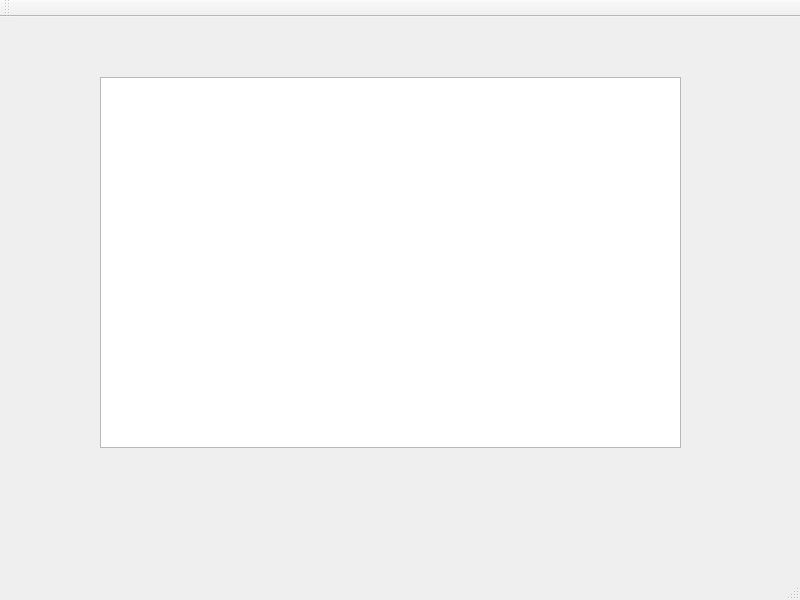
<?xml version="1.0" encoding="UTF-8"?>
<ui version="4.0">
 <class>MainWindow</class>
 <widget class="QMainWindow" name="MainWindow">
  <property name="geometry">
   <rect>
    <x>0</x>
    <y>0</y>
    <width>800</width>
    <height>600</height>
   </rect>
  </property>
  <property name="windowTitle">
   <string>MainWindow</string>
  </property>
  <widget class="QWidget" name="centralwidget">
   <widget class="QTextEdit" name="textEdit">
    <property name="geometry">
     <rect>
      <x>100</x>
      <y>60</y>
      <width>581</width>
      <height>371</height>
     </rect>
    </property>
   </widget>
  </widget>
  <widget class="QMenuBar" name="menubar">
   <property name="geometry">
    <rect>
     <x>0</x>
     <y>0</y>
     <width>800</width>
     <height>26</height>
    </rect>
   </property>
  </widget>
  <widget class="QStatusBar" name="statusbar"/>
  <widget class="QToolBar" name="toolBar">
   <property name="windowTitle">
    <string>toolBar</string>
   </property>
   <attribute name="toolBarArea">
    <enum>TopToolBarArea</enum>
   </attribute>
   <attribute name="toolBarBreak">
    <bool>false</bool>
   </attribute>
  </widget>
 </widget>
 <resources/>
 <connections/>
</ui>
